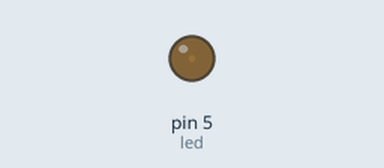
Bench run of a sketch on a simulated Arduino Uno, built with avr-gcc and run on an emulated ATmega328P. On the bench: output pins drawn as LEDs (lit = HIGH).

Above: at 0.05 s.
At 1.15 s:
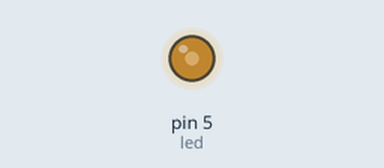
At 2.3 s:
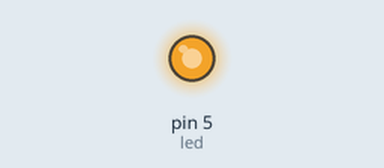
At 4.55 s:
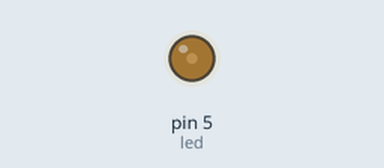
Timing chart, 0 to 6.6 s (numbered marks = the images above):
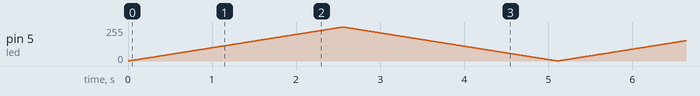

The sketch:

fade.ino
```cpp
/* Pulse Width Modulation (PWM) of LED */

const int led = 5;
int brightness = 0;
int fade = 1;

void setup() {
  pinMode(led, OUTPUT);
}

void loop() {
  analogWrite(led, brightness);

  brightness += fade;

  if (brightness == 0 || brightness == 255) {
    fade = -fade;
  }

  delay(10);
}
```
